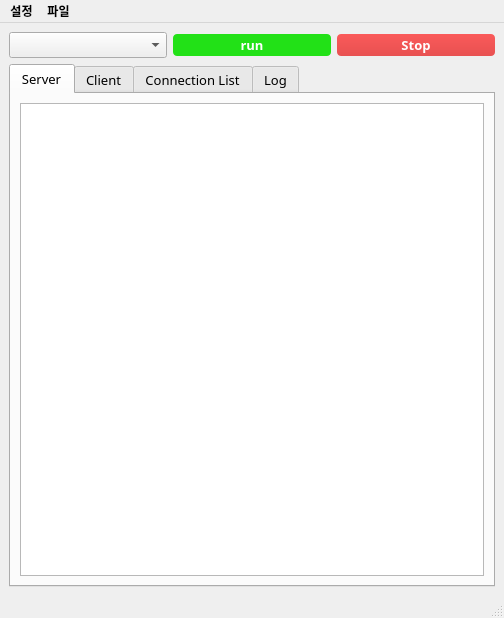
<?xml version="1.0" encoding="UTF-8"?>
<ui version="4.0">
 <class>MainWindow</class>
 <widget class="QMainWindow" name="MainWindow">
  <property name="geometry">
   <rect>
    <x>0</x>
    <y>0</y>
    <width>504</width>
    <height>618</height>
   </rect>
  </property>
  <property name="sizePolicy">
   <sizepolicy hsizetype="Expanding" vsizetype="Expanding">
    <horstretch>0</horstretch>
    <verstretch>0</verstretch>
   </sizepolicy>
  </property>
  <property name="minimumSize">
   <size>
    <width>400</width>
    <height>400</height>
   </size>
  </property>
  <property name="maximumSize">
   <size>
    <width>16777215</width>
    <height>16777215</height>
   </size>
  </property>
  <property name="baseSize">
   <size>
    <width>499</width>
    <height>300</height>
   </size>
  </property>
  <property name="font">
   <font>
    <family>맑은 고딕</family>
    <weight>75</weight>
    <bold>true</bold>
   </font>
  </property>
  <property name="windowTitle">
   <string>MainWindow</string>
  </property>
  <property name="styleSheet">
   <string notr="true"/>
  </property>
  <widget class="QWidget" name="centralwidget">
   <layout class="QGridLayout" name="gridLayout_3">
    <item row="0" column="0">
     <layout class="QGridLayout" name="gridLayout_2">
      <item row="0" column="0">
       <layout class="QGridLayout" name="gridLayout">
        <item row="0" column="1">
         <widget class="QPushButton" name="btn_start">
          <property name="maximumSize">
           <size>
            <width>200</width>
            <height>16777215</height>
           </size>
          </property>
          <property name="font">
           <font>
            <family>맑은 고딕</family>
            <pointsize>10</pointsize>
            <weight>75</weight>
            <bold>true</bold>
           </font>
          </property>
          <property name="styleSheet">
           <string notr="true">QPushButton {
    background-color: #22e117;
    border: none;
    border-radius: 4px;
    color: white;
    padding: 2px
}

QPushButton:hover {
    background-color: #33c12b;
}</string>
          </property>
          <property name="text">
           <string>run</string>
          </property>
         </widget>
        </item>
        <item row="0" column="0">
         <widget class="QComboBox" name="combo_pkg">
          <property name="maximumSize">
           <size>
            <width>200</width>
            <height>16777215</height>
           </size>
          </property>
          <property name="font">
           <font>
            <family>맑은 고딕</family>
            <pointsize>10</pointsize>
           </font>
          </property>
          <property name="acceptDrops">
           <bool>false</bool>
          </property>
          <property name="styleSheet">
           <string notr="true"/>
          </property>
         </widget>
        </item>
        <item row="0" column="2">
         <widget class="QPushButton" name="btn_stop">
          <property name="maximumSize">
           <size>
            <width>200</width>
            <height>16777215</height>
           </size>
          </property>
          <property name="font">
           <font>
            <family>맑은 고딕</family>
            <pointsize>10</pointsize>
            <weight>75</weight>
            <bold>true</bold>
            <underline>false</underline>
            <strikeout>false</strikeout>
           </font>
          </property>
          <property name="styleSheet">
           <string notr="true">/* 일반 버튼 스타일 */
QPushButton {
    background-color: qlineargradient(spread:pad, x1:0, y1:0, x2:0, y2:1, stop:0 rgba(250, 90, 90, 255), stop:1 rgba(232, 81, 81, 255));
    border: none;
    border-radius: 4px;
    color: white;
    padding: 2px
}

/* Hover 상태에서 배경색 변경 */
QPushButton:hover {
    background-color: #E35252;
}</string>
          </property>
          <property name="text">
           <string>Stop</string>
          </property>
         </widget>
        </item>
       </layout>
      </item>
      <item row="1" column="0">
       <widget class="QTabWidget" name="tabWidget">
        <property name="font">
         <font>
          <pointsize>10</pointsize>
          <weight>50</weight>
          <bold>false</bold>
         </font>
        </property>
        <property name="currentIndex">
         <number>0</number>
        </property>
        <widget class="QWidget" name="tab_2">
         <attribute name="title">
          <string>Server</string>
         </attribute>
         <layout class="QGridLayout" name="gridLayout_5">
          <item row="0" column="0">
           <widget class="QTableWidget" name="list_run_server">
            <property name="maximumSize">
             <size>
              <width>16777215</width>
              <height>16777215</height>
             </size>
            </property>
            <property name="font">
             <font>
              <family>맑은 고딕</family>
              <pointsize>9</pointsize>
              <weight>50</weight>
              <italic>false</italic>
              <bold>false</bold>
             </font>
            </property>
            <property name="acceptDrops">
             <bool>false</bool>
            </property>
            <property name="autoFillBackground">
             <bool>true</bool>
            </property>
            <property name="styleSheet">
             <string notr="true">font: 9pt &quot;맑은 고딕&quot;;</string>
            </property>
            <property name="dragEnabled">
             <bool>false</bool>
            </property>
            <property name="dragDropOverwriteMode">
             <bool>false</bool>
            </property>
            <property name="selectionBehavior">
             <enum>QAbstractItemView::SelectRows</enum>
            </property>
            <property name="showGrid">
             <bool>true</bool>
            </property>
            <property name="sortingEnabled">
             <bool>false</bool>
            </property>
            <attribute name="horizontalHeaderShowSortIndicator" stdset="0">
             <bool>false</bool>
            </attribute>
            <attribute name="verticalHeaderDefaultSectionSize">
             <number>30</number>
            </attribute>
           </widget>
          </item>
         </layout>
        </widget>
        <widget class="QWidget" name="tab_3">
         <attribute name="title">
          <string>Client</string>
         </attribute>
         <layout class="QGridLayout" name="gridLayout_6">
          <item row="0" column="0">
           <widget class="QTableWidget" name="list_run_client">
            <property name="maximumSize">
             <size>
              <width>16777215</width>
              <height>16777215</height>
             </size>
            </property>
            <property name="font">
             <font>
              <family>맑은 고딕</family>
              <pointsize>9</pointsize>
              <weight>50</weight>
              <italic>false</italic>
              <bold>false</bold>
             </font>
            </property>
            <property name="autoFillBackground">
             <bool>true</bool>
            </property>
            <property name="styleSheet">
             <string notr="true">font: 9pt &quot;맑은 고딕&quot;;</string>
            </property>
            <property name="tabKeyNavigation">
             <bool>true</bool>
            </property>
            <property name="showDropIndicator" stdset="0">
             <bool>true</bool>
            </property>
            <property name="dragDropOverwriteMode">
             <bool>false</bool>
            </property>
            <property name="selectionBehavior">
             <enum>QAbstractItemView::SelectRows</enum>
            </property>
           </widget>
          </item>
         </layout>
        </widget>
        <widget class="QWidget" name="tab_4">
         <attribute name="title">
          <string>Connection List</string>
         </attribute>
         <layout class="QGridLayout" name="gridLayout_7">
          <item row="0" column="0">
           <widget class="QTreeView" name="list_conn">
            <property name="enabled">
             <bool>true</bool>
            </property>
            <property name="maximumSize">
             <size>
              <width>16777215</width>
              <height>16777215</height>
             </size>
            </property>
            <property name="font">
             <font>
              <pointsize>8</pointsize>
             </font>
            </property>
            <property name="styleSheet">
             <string notr="true">QTreeView{
	background-color: white;
	color:black
}

QScrollBar:vertical {
    background-color: #2E2E2E;
    width: 3px;
	height:2px;
    margin: 15px 0 15px 0;
}
QScrollBar::handle:vertical {
    background-color: #555555;
    min-height: 5px;
}
QScrollBar:horizontal {
    background-color: #2E2E2E;
    height: 8px; 
    margin: 0 15px 0 15px;
}

QScrollBar::add-line:vertical, QScrollBar::sub-line:vertical {
    background-color: #444444;
    height: 5px;
}

QScrollBar::add-page:vertical, QScrollBar::sub-page:vertical {
    background: none;
}</string>
            </property>
            <property name="frameShadow">
             <enum>QFrame::Sunken</enum>
            </property>
            <property name="lineWidth">
             <number>200</number>
            </property>
            <property name="verticalScrollBarPolicy">
             <enum>Qt::ScrollBarAsNeeded</enum>
            </property>
           </widget>
          </item>
         </layout>
        </widget>
        <widget class="QWidget" name="tab">
         <attribute name="title">
          <string>Log</string>
         </attribute>
         <layout class="QGridLayout" name="gridLayout_4">
          <item row="0" column="0">
           <widget class="QCheckBox" name="log_chk_showlog">
            <property name="text">
             <string>show log</string>
            </property>
           </widget>
          </item>
          <item row="3" column="0">
           <widget class="QTextEdit" name="log_text_log">
            <property name="lineWrapMode">
             <enum>QTextEdit::NoWrap</enum>
            </property>
            <property name="readOnly">
             <bool>true</bool>
            </property>
            <property name="html">
             <string>&lt;!DOCTYPE HTML PUBLIC &quot;-//W3C//DTD HTML 4.0//EN&quot; &quot;http://www.w3.org/TR/REC-html40/strict.dtd&quot;&gt;
&lt;html&gt;&lt;head&gt;&lt;meta name=&quot;qrichtext&quot; content=&quot;1&quot; /&gt;&lt;style type=&quot;text/css&quot;&gt;
p, li { white-space: pre-wrap; }
&lt;/style&gt;&lt;/head&gt;&lt;body style=&quot; font-family:'맑은 고딕'; font-size:10pt; font-weight:400; font-style:normal;&quot;&gt;
&lt;p style=&quot;-qt-paragraph-type:empty; margin-top:0px; margin-bottom:0px; margin-left:0px; margin-right:0px; -qt-block-indent:0; text-indent:0px; font-family:'Gulim'; font-size:9pt;&quot;&gt;&lt;br /&gt;&lt;/p&gt;&lt;/body&gt;&lt;/html&gt;</string>
            </property>
            <property name="acceptRichText">
             <bool>true</bool>
            </property>
           </widget>
          </item>
          <item row="1" column="0">
           <widget class="QPushButton" name="log_btn_clear">
            <property name="text">
             <string>clear</string>
            </property>
           </widget>
          </item>
         </layout>
        </widget>
       </widget>
      </item>
     </layout>
    </item>
   </layout>
  </widget>
  <widget class="QMenuBar" name="menubar">
   <property name="geometry">
    <rect>
     <x>0</x>
     <y>0</y>
     <width>504</width>
     <height>22</height>
    </rect>
   </property>
   <widget class="QMenu" name="menu">
    <property name="title">
     <string>설정</string>
    </property>
    <addaction name="action_settings"/>
    <addaction name="action_test"/>
   </widget>
   <widget class="QMenu" name="menu_2">
    <property name="title">
     <string>파일</string>
    </property>
    <addaction name="actionOpen_log_folder"/>
   </widget>
   <addaction name="menu"/>
   <addaction name="menu_2"/>
  </widget>
  <widget class="QStatusBar" name="statusbar"/>
  <action name="action_settings">
   <property name="text">
    <string>Socket settings</string>
   </property>
  </action>
  <action name="actionOpen_log_folder">
   <property name="text">
    <string>Open log folder</string>
   </property>
  </action>
  <action name="action_test">
   <property name="text">
    <string>Socket Test</string>
   </property>
  </action>
 </widget>
 <resources/>
 <connections/>
</ui>
